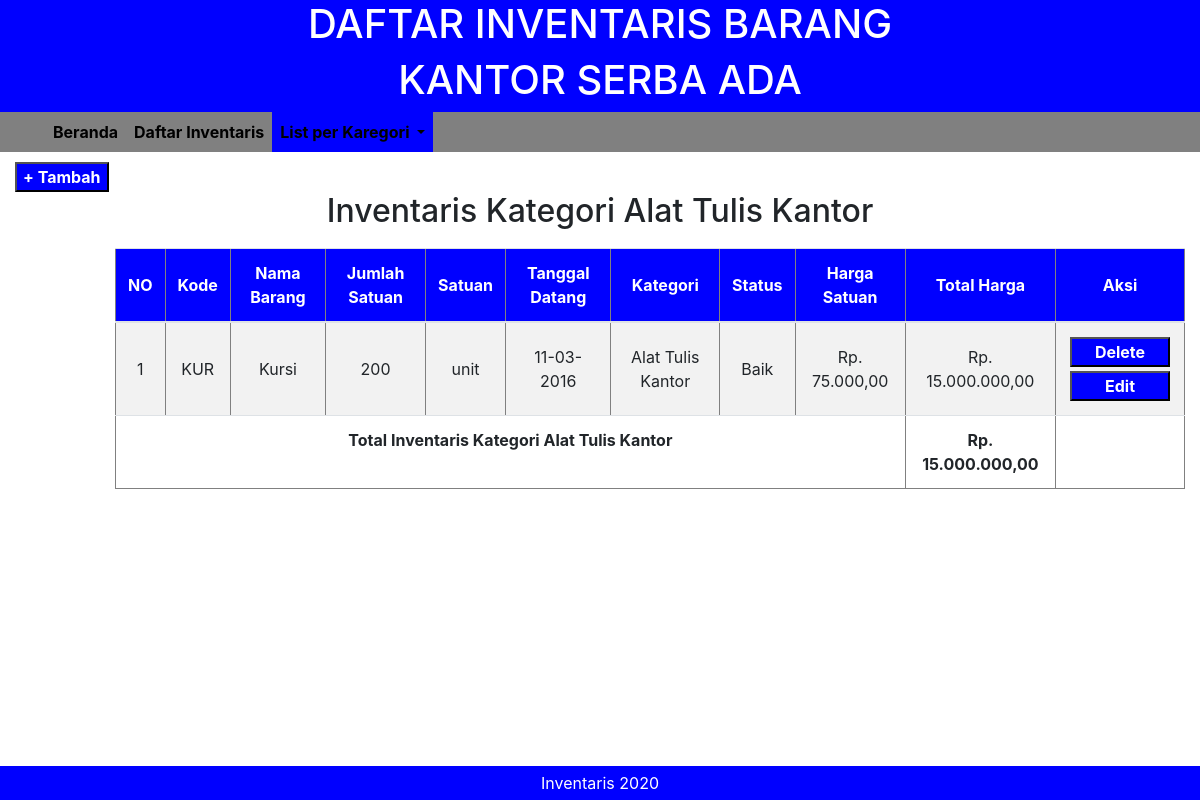
The page /showby.php?kategori=Alat Tulis Kantor (signed in) on the database its author committed.
### tables this page shows
CREATE TABLE `inventaris` (
  `kode_barang` varchar(10) NOT NULL,
  `nama_barang` varchar(30) NOT NULL,
  `jumlah` int(11) NOT NULL,
  `satuan` varchar(15) NOT NULL,
  `tgl_datang` date NOT NULL,
  `kategori` varchar(20) NOT NULL,
  `status_barang` varchar(20) NOT NULL,
  `harga` int(20) NOT NULL
);

### functions.php (called while the page is built, shortened)
<?php
	$db = mysqli_connect("localhost","root","","responsi");
	function read($query){
		global $db;
		$result = mysqli_query($db, $query);
		$rows = [];
		while($row = mysqli_fetch_object($result)){
			$rows[] = $row;
		}
		return $rows;
	}
?>

### showby.php (the view, shortened to what this page needs)
<?php
  require 'functions.php';
  $kategori = $_GET["kategori"];
  $dt = read("SELECT * FROM inventaris WHERE kategori = '$kategori'");
?>
<!DOCTYPE html>
<html lang="en">
<head>
  <link href="vendor/style.css" rel="stylesheet">
  <link href="vendor/bootstrap/css/bootstrap.min.css" rel="stylesheet">
</head>
<body>
  <div class="top-header cf">
    <header>
      <center>
        <h1>DAFTAR INVENTARIS BARANG</h1>
        <h1>KANTOR SERBA ADA</h1>
      </center>
    </header>
  </div>
  <nav class="navbar navbar-expand-lg navbar-dark">
    <div class="container">
      <div class="collapse navbar-collapse" id="navbarResponsive">
        <ul class="navbar-nav mr-auto" class="color-me">
          <li class="nav-item">
            <a class="nav-link" href="index.php">Beranda
            </a>
          </li>
          <li class="nav-item">
            <a class="nav-link" href="daftar_inventaris.php">Daftar Inventaris
            </a>
          </li>
          <li class="nav-item dropdown active">
						<a class="nav-link dropdown-toggle" href="#" id="navbarDropdown" role="button" data-toggle="dropdown" aria-haspopup="true" aria-expanded="false">
							List per Karegori
						</a>
					</li>
        </ul>
      </div>
    </div>
  </nav>
  <footer>
    <center>
      Inventaris 2020
    </center>
  </footer>
  <div class="col-lg-12">
    <div class="row">
      <div class="col-lg-12">
        <button class="btn-work" style="margin-top: 10px;">
          <a href="input.php" style="color: white; text-decoration: none; font-weight: bold;">+ Tambah</a>
        </button>
      </div>
      <div class="col-lg-12">
        <center>
          <h2>Inventaris Kategori <?= $kategori; ?></h2>
        </center>
      </div>
      <div class = "offset-1 col-lg-11 text-center" style="margin-top: 10px;">
        <table cellpadding="10" cellspacing="0" border="1" class="table text-center table-striped">
          <thead style="background-color: blue; color: white;">
            <tr>
              <th class="align-middle">NO</th>
              <th class="align-middle">Kode</th>
              <th class="align-middle">Nama Barang</th>
              <th class="align-middle">Jumlah Satuan</th>
              <th class="align-middle">Satuan</th>
              <th class="align-middle">Tanggal Datang</th>
              <th class="align-middle">Kategori</th>
              <th class="align-middle">Status</th>
              <th class="align-middle">Harga Satuan</th>
              <th class="align-middle">Total Harga</th>
              <th class="align-middle">Aksi</th>
            </tr>
          </thead>
          <?php $i = 1;?>
          <tbody>
            <?php $harga;$jumlah;$total;$totalinventaris = 0;
              function rupiah($harga){
                $hasil_rupiah = "Rp. ".number_format($harga,2,',','.');
                return $hasil_rupiah;
              }
            ?>
            <?php foreach ($dt as $data) : ?>
              <tr>
                <?php
                  $harga = $data -> harga;
                  $jumlah = $data -> jumlah;
                  $total = $harga*$jumlah;
                  $newDate = date("d-m-Y", strtotime($data -> tgl_datang));
                ?>
                <td class="align-middle"> <?= $i++; 										?> </td>
                <td class="align-middle">	<?= $data -> kode_barang;			?> </td>
                <td class="align-middle"> <?= $data -> nama_barang; 		?> </td>
                <td class="align-middle"> <?= $data -> jumlah;				 	?> </td>
                <td class="align-middle"> <?= $data -> satuan; 				  ?> </td>
                <td class="align-middle"> <?= $newDate;            			?> </td>
                <td class="align-middle"> <?= $data -> kategori; 				?> </td>
                <td class="align-middle"> <?= $data -> status_barang; 	?> </td>
                <td class="align-middle"> <?= rupiah($harga);	          ?> </td>
                <td class="align-middle"> <?= rupiah($total);           ?> </td>
                <?php $totalinventaris += $total ?>
                <td width="110px" class="align-middle">
                  <form action="confirm.php" method="post">
                    <button class="btn-work" style="width: 100px; margin : 2px; color: white;font-weight: bold;" type="submit" >Delete</button>
                  </form>
                  <form action="update.php" method="post">
                    <button class="btn-work" style="width: 100px; margin : 2px ;color: white;font-weight: bold;" type="submit">Edit</button>
                  </form>
                </td>
              </tr>
            <?php endforeach; ?>
            <tr>
              <td colspan='9' style="font-weight: bold;">
                Total Inventaris Kategori <?= $kategori; ?>
              </td>
              <td style="font-weight: bold;"><?= rupiah($totalinventaris)  ?></td>
              <td></td>
            </tr>
          </tbody>
        </table>
      </div>
    </div>
  </div>
</body>
</html>

### rows shown on the page
inventaris: kode_barang "KUR", nama_barang "Kursi", jumlah "200", satuan "unit", tgl_datang "11-03-2016", kategori "Alat Tulis Kantor", status_barang "Baik", harga "Rp. 75.000,00", rupiah($total) "Rp. 15.000.000,00"

### other values the page prints
$kategori "Alat Tulis Kantor"
rupiah($totalinventaris) "Rp. 15.000.000,00"
